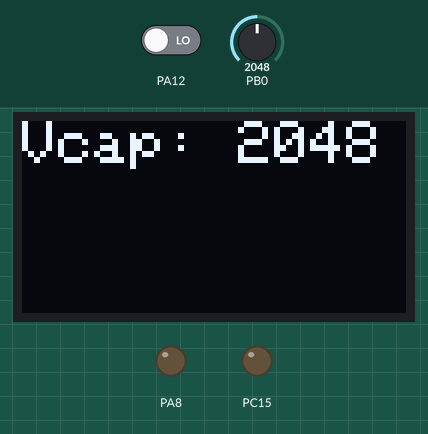
The sketch below on a simulated STM32 Blue Pill. On the bench: 128×64 one-colour display, output pins drawn as LEDs (lit = HIGH). The inputs (shaded band) are chosen by the test bench; at power-on: PB0 = 2048, PA12 LOW.

Above: at 1.2 s.
1.3 s: PB0 set to 910
At 2.5 s:
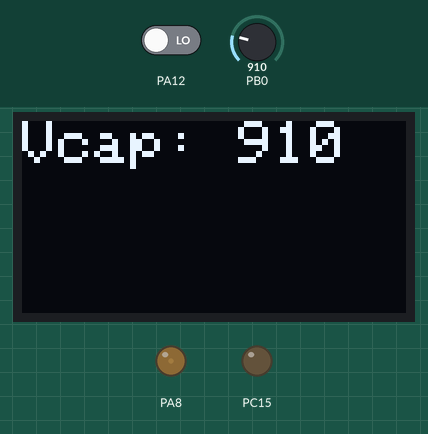
2.8 s: PA12 driven HIGH
At 3.5 s:
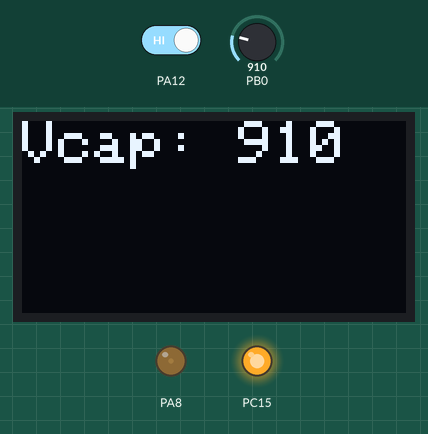
4.3 s: PB0 set to 1140
At 5.5 s:
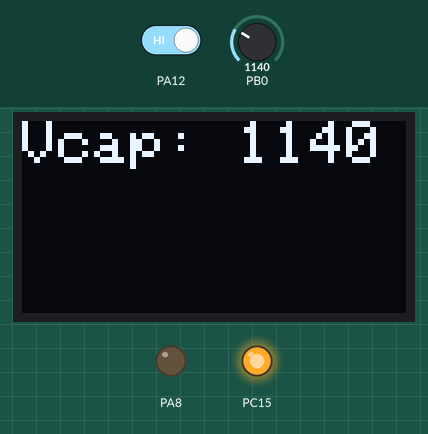
5.8 s: PA12 driven LOW
At 6.3 s:
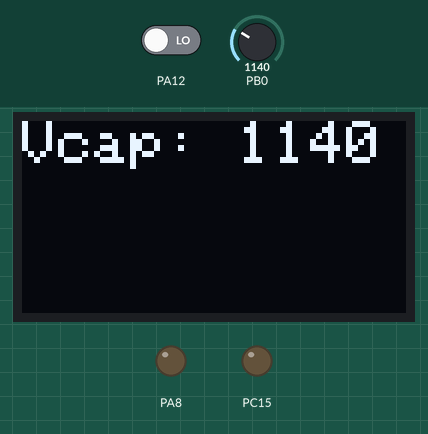
7.3 s: PB0 set to 1060
At 8.3 s:
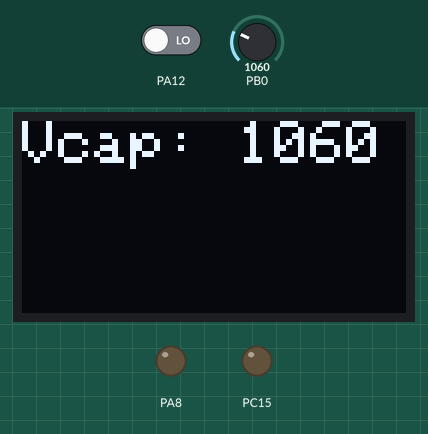
Timing chart, 0 to 9.8 s (numbered marks = the images above; inputs shaded):
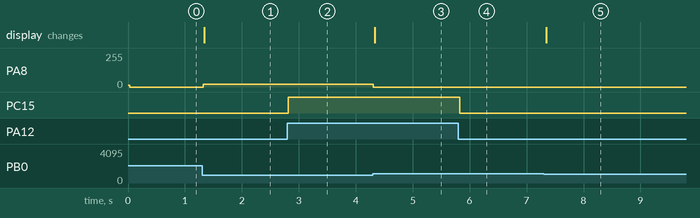

Measured:
- after the input at 1.3 s, PA8: 0/255 → 19/255 at once; the display: changes at once (image 1)
- after the input at 2.8 s, PC15: LOW → HIGH at once
- after the input at 4.3 s, PA8: 19/255 → 0/255 at once; the display: changes at once (image 3)
- after the input at 5.8 s, PC15: HIGH → LOW at once
- after the input at 7.3 s, the display: changes at once (image 5)

The sketch:

04_Boost_Voltage_CTRL.ino
```cpp
#include <Adafruit_SH1106_STM32.h>
Adafruit_SH1106 display(-1);
void setup() {
  // put your setup code here, to run once:
  pinMode(PA8, PWM);
  pwmWrite(PA8, 4000);
  pinMode(PC15, OUTPUT);
  display.begin(0x3c);
  display.setTextColor(WHITE);
  display.setTextSize(2);

}

void loop() {
  digitalWrite(PC15, digitalRead(PA12));
  int V_Cap = analogRead(PB0);
  if(V_Cap > 1100) pwmWrite(PA8, 0);
  if(V_Cap < 950) pwmWrite(PA8, 5000);

  display.clearDisplay();
  display.setCursor(0, 0);
  display.print("Vcap: ");
  display.println(V_Cap);
  display.display();
}
```
